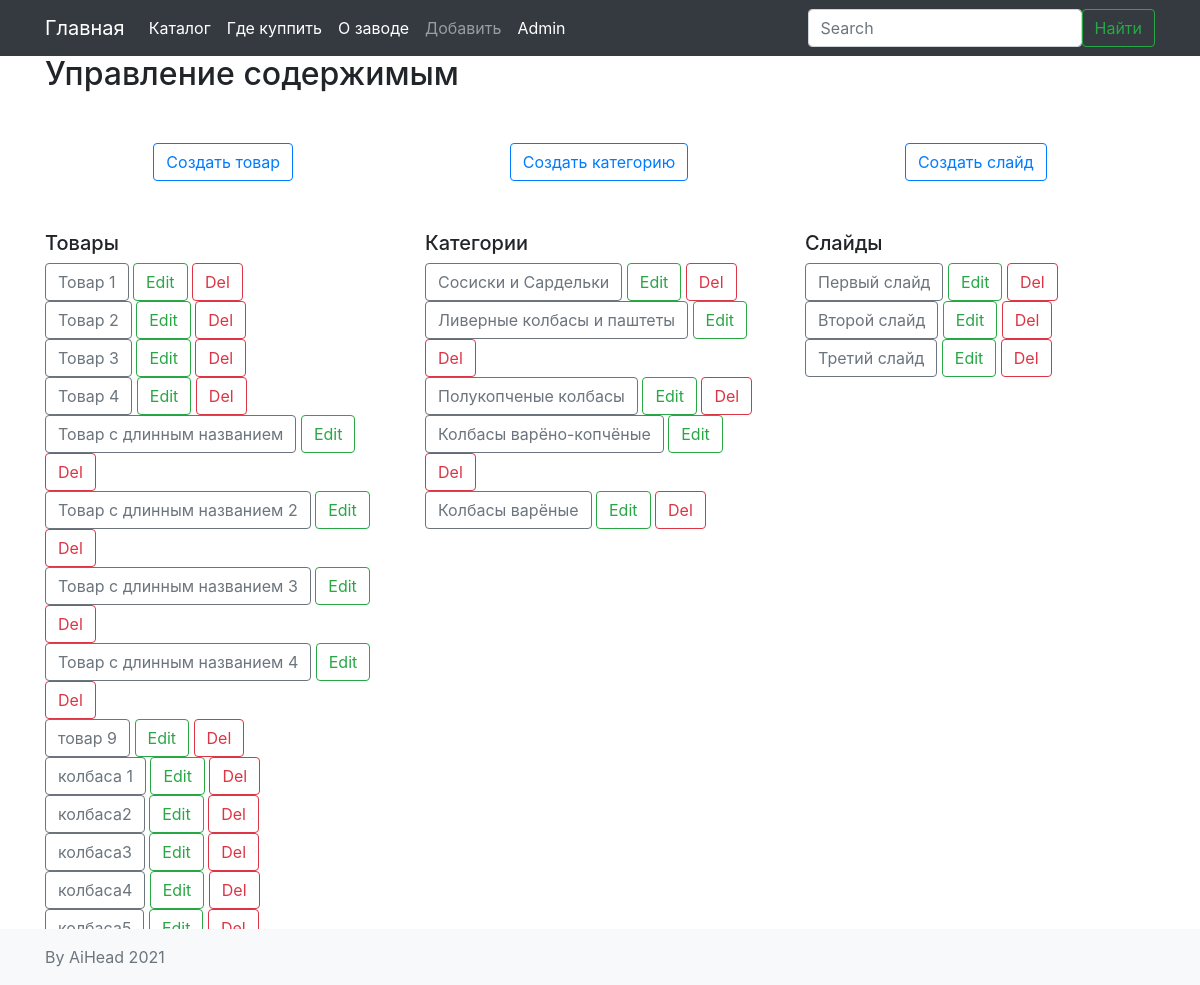
The page /adm (signed in) on the database as committed earlier.
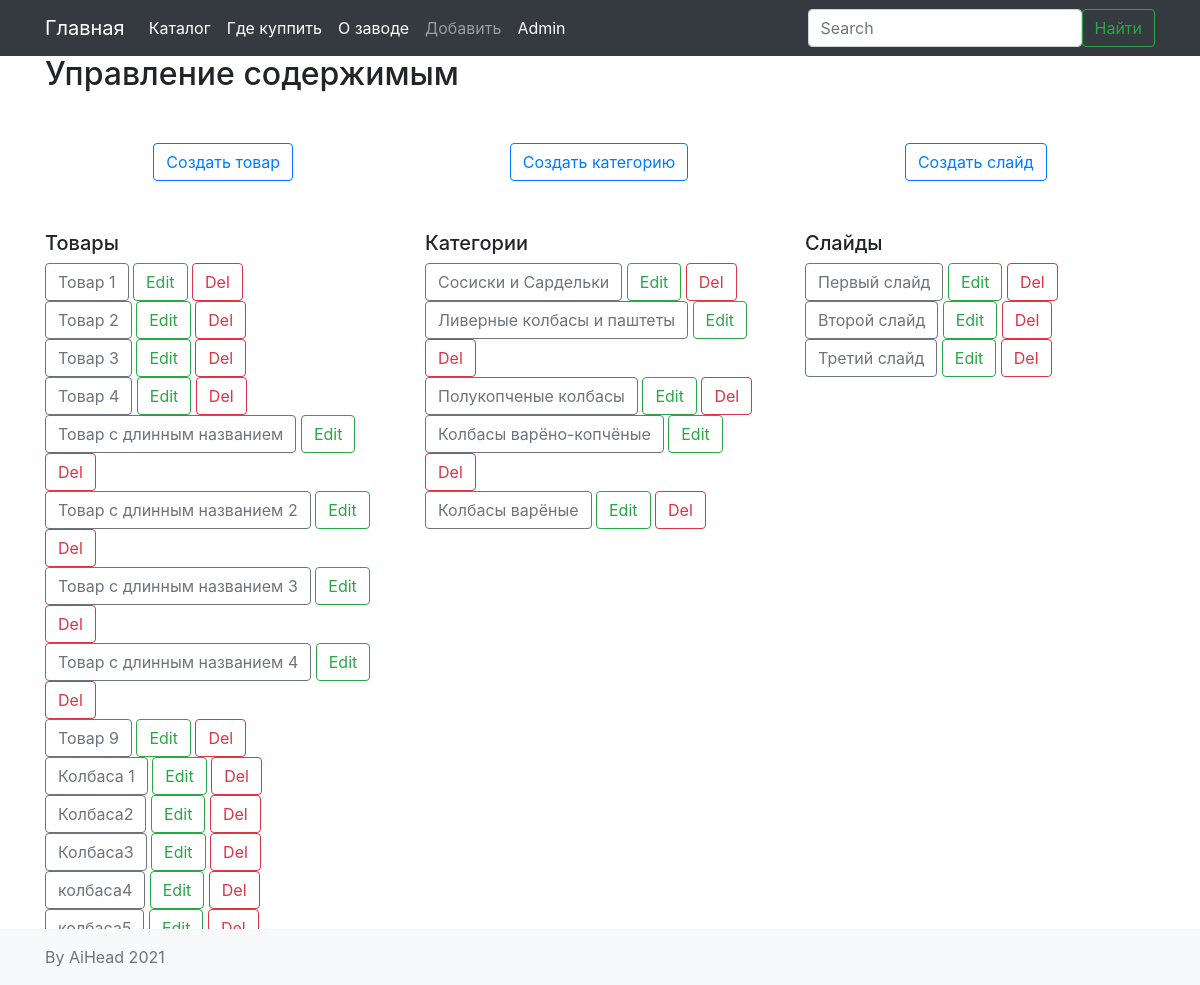
The same page on the database as committed later.
### models.py (models this page shows, shortened)
class Post(db.Model):
    id = db.Column(db.Integer, primary_key=True)
    title = db.Column(db.String(140))
    slug = db.Column(db.String(140), unique=True)
    body = db.Column(db.Text)
    image = db.Column(db.String(150), default='')
    created = db.Column(db.DateTime, default=datetime.now())
    tags = db.relationship('Tag', secondary=post_tags, backref=db.backref('posts', lazy='dynamic'))

### view.py (the view)
@app.route('/adm', methods=['POST', 'GET'])
@login_required
def adm(*args, **kwargs):
    posts=Post.query.all()
    tags=Tag.query.all()
    slides=Slider.query.all()
    d=list(dict(request.args).values())
    if d==['Создать товар']:
        return redirect(url_for('create_post'))
    if d==['Создать категорию']:
        return redirect(url_for('create_tag'))
    if d==['Создать слайд']:
        return redirect(url_for('create_slide'))
    return render_template('adm.html', posts=posts, tags=tags, slides=slides)

### templates/adm.html (shortened to what this page needs)
{% extends 'base.html' %}
{% block content_title %}
  Управление содержимым
{% endblock %}
{% block content %}
<div style="display:flex; justify-content:space-around; margin:50px 0 50px 0;">
  <form action="{{url_for('adm')}}" method="get">
    <input type="submit" class="btn btn-outline-primary" name="create" value="Создать товар">
  </form>
  <form action="{{url_for('adm')}}" method="get">
    <input type="submit" class="btn btn-outline-primary" name="create" value="Создать категорию">
  </form>
  <form action="{{url_for('adm') }}" method="get">
    <input type="submit" class="btn btn-outline-primary" name="create" value="Создать слайд">
  </form>
</div>
<div class="row">
  <div class="col-md-4">
    <h5>Товары</h5>
    {% for p in posts %}
      <div class="">
        <a type="button" class="btn btn-outline-secondary" href="{{url_for('posts.post_detail', slug=p.slug)}}">{{p.title}}</a>
        <a type="button" class="btn btn-outline-success" href="{{url_for('posts.edit_post', slug=p.slug)}}">Edit</a>
        <a type="button" class="btn btn-outline-danger" name="delpost" href="{{url_for('posts.delete', id=p.id, type='post')}}">Del</a>
      </div>
    {% endfor %}
  </div>
  <div class="col-md-4">
    <h5>Категории</h5>
    {% for t in tags %}
      <div class="">
        <a type="button" class="btn btn-outline-secondary" href="{{url_for('posts.tag_detail', slug=t.slug)}}">{{t.name}}</a>
        <a type="button" class="btn btn-outline-success" href="{{url_for('posts.edit_tag', slug=t.slug)}}">Edit</a>
        <a type="button" class="btn btn-outline-danger" name="delcategory" href="{{url_for('posts.delete', id=t.id, type='tag')}}">Del</a>
      </div>
    {% endfor %}
  </div>
  <div class="col-md-4">
    <h5>Слайды</h5>
    {% for s in slides %}
      <div class="">
        <a type="button" class="btn btn-outline-secondary" href="#">{{s.title}}</a>
        <a type="button" class="btn btn-outline-success" href="{{url_for('posts.edit_slide', id=s.id)}}">Edit</a>
        <a type="button" class="btn btn-outline-danger" name="delslide" href="{{url_for('posts.delete', id=s.id, type='slide')}}">Del</a>
      </div>
    {% endfor %}
  </div>
</div>
{% endblock %}

Rows that differ between the two databases and show on the page:
changed Post: title "товар 9" → "Товар 9"
changed Post: title "колбаса 1" → "Колбаса 1"
changed Post: title "колбаса2" → "Колбаса2"
changed Post: title "колбаса3" → "Колбаса3"
